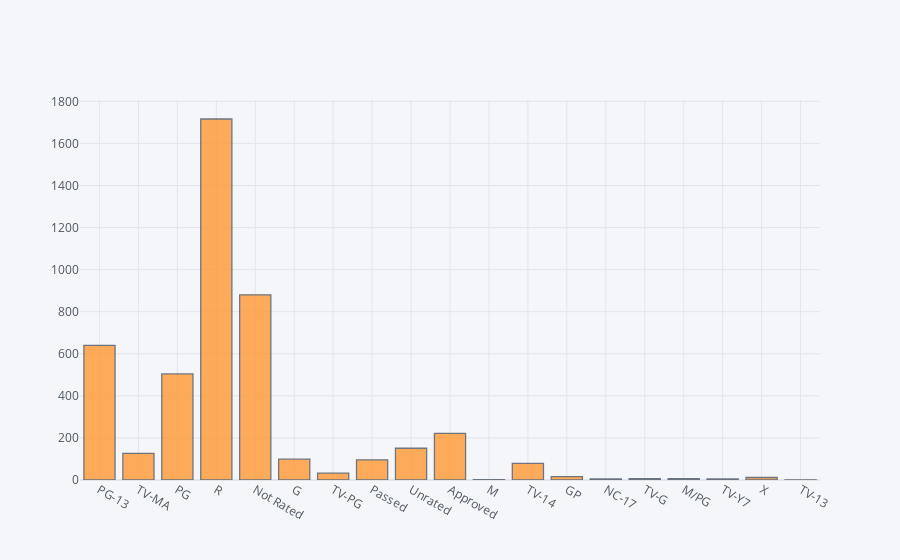

This figure's notebook cell:
### Markdown cell above
## We'll also add something for Maturity Rating

### Code cell
train['Maturity_Rating'].iplot(kind='hist',bins=30)

### Figure 1 — Plotly figure (JSON) as saved in the notebook; plotly's stock layout.template omitted (floating-point values rounded to 4 significant figures; data arrays with more than 128 entries replaced by an {"elided": "..."} marker saying what was removed)
{"data": [{"histfunc": "count", "histnorm": "", "marker": {"color": "rgba(255, 153, 51, 1.0)", "line": {"color": "#4D5663", "width": 1.3}}, "name": "Maturity_Rating", "nbinsx": 30, "opacity": 0.8, "orientation": "v", "type": "histogram", "x": {"elided": "4600 str values"}}], "layout": {"barmode": "overlay", "legend": {"bgcolor": "#F5F6F9", "font": {"color": "#4D5663"}}, "paper_bgcolor": "#F5F6F9", "plot_bgcolor": "#F5F6F9", "title": {"font": {"color": "#4D5663"}}, "xaxis": {"gridcolor": "#E1E5ED", "showgrid": true, "tickfont": {"color": "#4D5663"}, "title": {"font": {"color": "#4D5663"}, "text": ""}, "zerolinecolor": "#E1E5ED"}, "yaxis": {"gridcolor": "#E1E5ED", "showgrid": true, "tickfont": {"color": "#4D5663"}, "title": {"font": {"color": "#4D5663"}, "text": ""}, "zerolinecolor": "#E1E5ED"}}}
